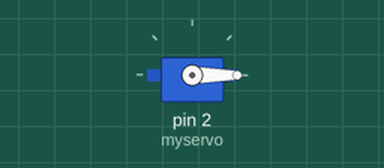
The sketch below on a simulated Arduino Uno, built with avr-gcc and run on an emulated ATmega328P. Shown: servo.

Above: at 0.05 s.
At 9.95 s:
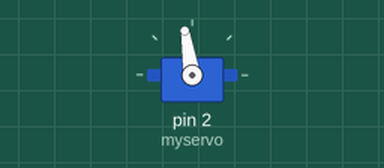
At 19.96 s:
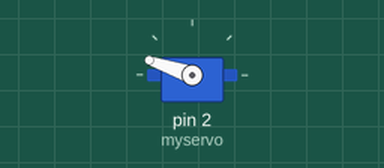
At 39.88 s:
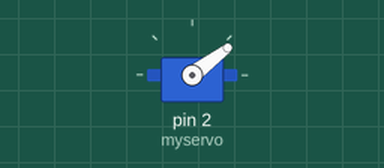
Timing chart, 0 to 40.0 s (numbered marks = the images above):
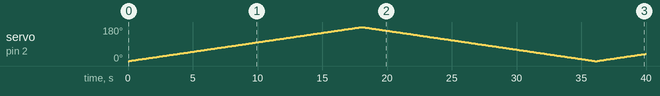

Measured:
- by itself, servo on pin 2 (myservo): 0° → 1° at 0.10 s, → 2° 0.10 s later, → 3° 0.10 s later, → 4° 0.10 s later, … (398 changes in this stretch)

The sketch:

servo.ino
```cpp
#include <Servo.h>
Servo myservo;
int pos=0;
void setup() {
  myservo.attach(2);
}

void loop() {
   for(pos=0; pos<180; pos++){
     myservo.write(pos);
     delay(100);
   }
   for(pos=180; pos>=0; pos--){
      myservo.write(pos);
     delay(100);
   }
}
```
